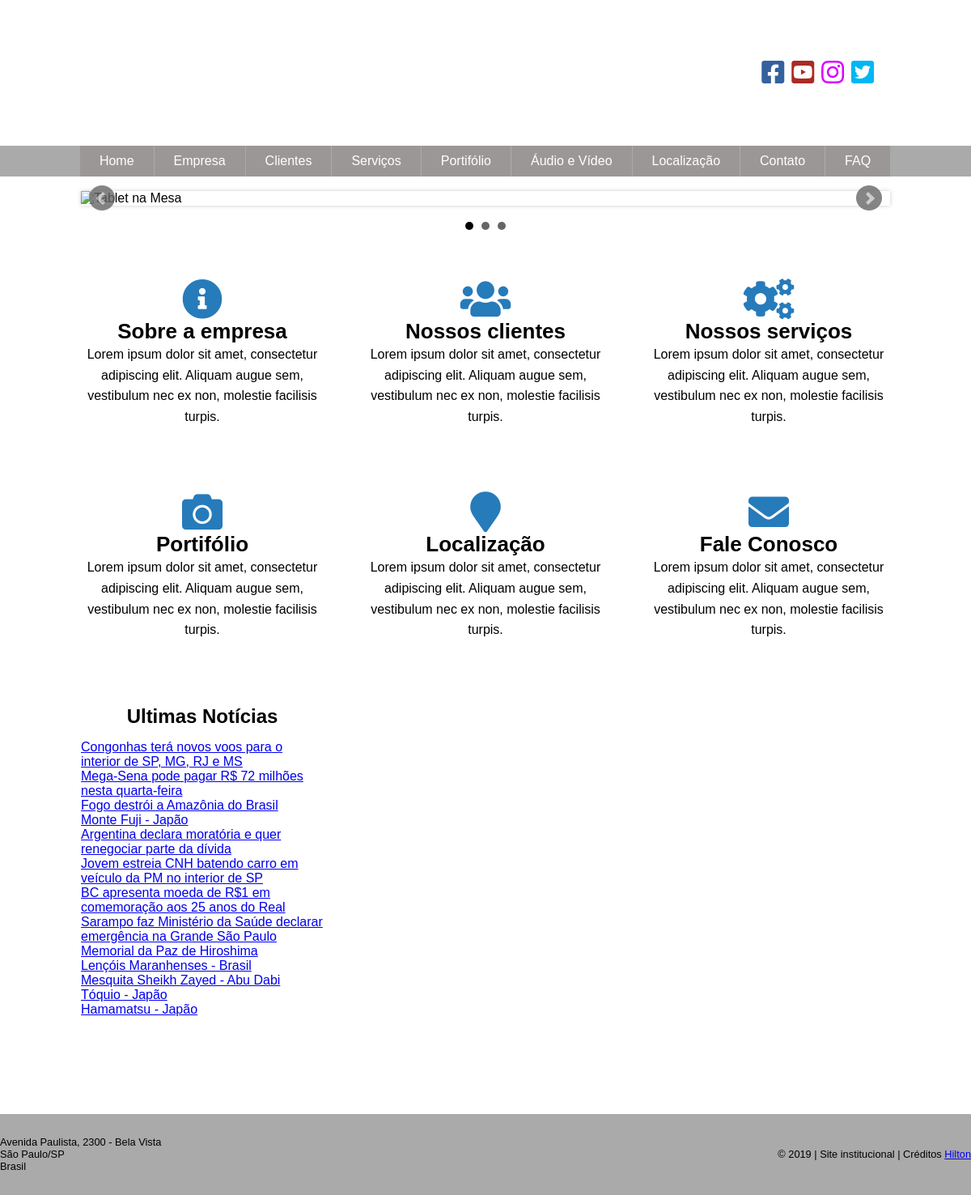
The page / on the database its author committed.
### tables this page shows
CREATE TABLE `noticias` (
  `id_noticia` int(11) NOT NULL,
  `titulo` varchar(150) NOT NULL,
  `texto` text NOT NULL,
  `data` date NOT NULL,
  `foto` varchar(150) NOT NULL
);

### index.php (the view, shortened to what this page needs)
<?php
    include("funcoes.php");
    $sql = "SELECT * FROM noticias ORDER BY data DESC";
    $resultado = $conexao->query($sql);
    $lista = "";
    while($linha = mysqli_fetch_array($resultado)){
        $id_noticia = $linha["id_noticia"];
        $titulo = $linha["titulo"];
        $lista .= "<li><a href='ver_noticia.php?id_noticia=$id_noticia'>$titulo</a></li>";
    }
?>
<!DOCTYPE html>
<html lang="pt-br">
<head>
    <link type="text/css" rel="stylesheet" href="estilo.css"/>
    <link rel="stylesheet" href="https://use.fontawesome.com/releases/v5.8.1/css/all.css">
    <link rel="stylesheet" href="bxslider/dist/jquery.bxslider.min.css">
</head>
<body>
    <?php
        include("topo.php");
    ?>
        <main>
            <div class="container">
                <div class="banner-slider1">
                    <br>
                    <div class="itens">
                        <ul class="bxslider">
                            <li><img src="imagens/banner/banner1.jpg" alt="Tablet na Mesa"></li>
                        </ul>
                    </div>
                </div>
            </div>
        </main>
        <section>
            <article  class="index">
                <div class="home">
                    <div>
                        <a href="Empresa.php"><i class="fas fa-info-circle"></i></a>
                        <h3>Sobre a empresa</h3>
                        <p>Lorem ipsum dolor sit amet, consectetur adipiscing elit. Aliquam augue sem, vestibulum nec ex non, molestie facilisis turpis.</p>
                    </div>
                    <div>
                        <a href="Clientes.php"><i class="fas fa-users"></i></a>
                        <h3>Nossos clientes</h3>
                        <p>Lorem ipsum dolor sit amet, consectetur adipiscing elit. Aliquam augue sem, vestibulum nec ex non, molestie facilisis turpis.</p>
                    </div>
                    <div>
                        <a href="Servicos.php"><i class="fas fa-cogs"></i></a>
                        <h3>Nossos serviços</h3>
                        <p>Lorem ipsum dolor sit amet, consectetur adipiscing elit. Aliquam augue sem, vestibulum nec ex non, molestie facilisis turpis.</p>
                    </div>
                    <div>
                        <a href="Portifolio.php"><i class="fas fa-camera"></i></a>
                        <h3>Portifólio</h3>
                        <p>Lorem ipsum dolor sit amet, consectetur adipiscing elit. Aliquam augue sem, vestibulum nec ex non, molestie facilisis turpis.</p>
                    </div>
                    <div>
                        <a href="Localizacao.php"><i class="fas fa-map-marker"></i></a>
                        <h3>Localização</h3>
                        <p>Lorem ipsum dolor sit amet, consectetur adipiscing elit. Aliquam augue sem, vestibulum nec ex non, molestie facilisis turpis.</p>
                    </div>
                    <div>
                        <a href="Contato.php"><i class="fas fa-envelope"></i></a>
                        <h3>Fale Conosco</h3>
                        <p>Lorem ipsum dolor sit amet, consectetur adipiscing elit. Aliquam augue sem, vestibulum nec ex non, molestie facilisis turpis.</p>
                    </div>
                    <div class="boxnoticias">
                        <h2>Ultimas Notícias</h2>
                        <ul class="noticias">
                            <?php echo $lista; ?>
                        </ul>
                    </div>
                </div>
            </article>
        </section>
    <?php
        include("Rodape.php");
    ?>
</body>
</html>

### estilo.css (style rules this page uses)
* { margin: 0px; padding: 0px; }
body { font-family: 'Arial', 'Helvetica', 'Verdana', 'sans-serif'; background-image: url(imagens/fundoTopo.jpg), url(imagens/fundoRodape1.png); background-repeat: repeat-x, repeat-x; background-position: left top, left bottom; }
section { display: grid; grid-template-areas: "conteudo lateral" "rodape rodape"; grid-template-columns: 700px 300px; justify-content: center; }
article { grid-area: conteudo; padding: 30px 30px 30px 0px; }
.container { width: 1000px; margin: 0 auto; }
.bxslider li img { display: block; width: 100%; height: auto; }
.index { width: 1000px; margin: 0px auto; }
.home { display: flex; justify-content: space-between; flex-wrap: wrap; }
.home div { width: 30%; margin-bottom: 80px; text-align: center; }
.home i { font-size: 50px; color: #267bbb; }
.home h3 { font-size: 26px; }
.home p { line-height: 160%; }
.boxnoticias > h2 { margin-bottom: 15px; }
.noticias { list-style: none; text-align: left; }

### rows shown on the page
noticias: titulo "Congonhas terá novos voos para o interior de SP, MG, RJ e MS"
noticias: titulo "Mega-Sena pode pagar R$ 72 milhões nesta quarta-feira"
noticias: titulo "Fogo destrói a Amazônia do Brasil"
noticias: titulo "Monte Fuji - Japão"
noticias: titulo "Argentina declara moratória e quer renegociar parte da dívida"
noticias: titulo "Jovem estreia CNH batendo carro em veículo da PM no interior de SP"
noticias: titulo "BC apresenta moeda de R$1 em comemoração aos 25 anos do Real"
noticias: titulo "Sarampo faz Ministério da Saúde declarar emergência na Grande São Paulo"
noticias: titulo "Memorial da Paz de Hiroshima"
noticias: titulo "Lençóis Maranhenses - Brasil"
noticias: titulo "Mesquita Sheikh Zayed - Abu Dabi"
noticias: titulo "Tóquio - Japão"
noticias: titulo "Hamamatsu - Japão"
